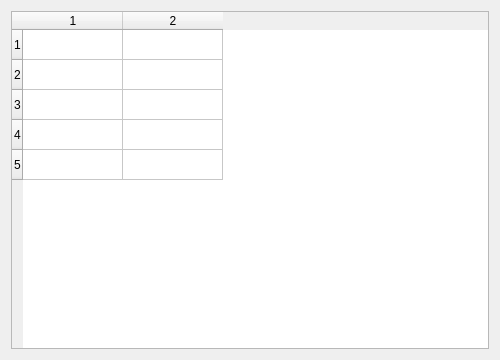
<?xml version="1.0" encoding="UTF-8"?>
<ui version="4.0"><class>Dialog</class><widget class="QDialog" name="Dialog"><property name="geometry"><rect><x>0</x><y>0</y><width>500</width><height>360</height></rect></property><property name="windowTitle"><string>Table 5x2</string></property><layout class="QVBoxLayout" name="verticalLayout"><property name="leftMargin"><number>11</number></property><property name="topMargin"><number>11</number></property><property name="rightMargin"><number>11</number></property><property name="bottomMargin"><number>11</number></property><property name="spacing"><number>6</number></property><item><widget class="QTableWidget" name="table"><property name="rowCount"><number>5</number></property><property name="columnCount"><number>2</number></property></widget></item></layout></widget></ui>
